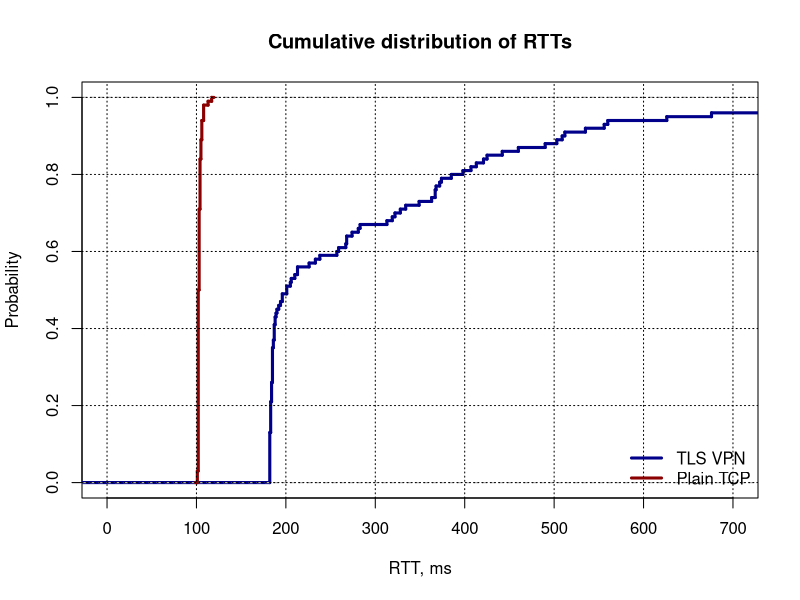

Write R code to recreate this figure.
vpn<-scan("icmp_TLS_VPN.dat");
no_vpn<-scan("icmp_NO_VPN.dat");
summary(vpn);
summary(no_vpn);
pdf("icmp.pdf", height=4);
plot(ecdf(vpn), verticals=T, do.points=F, main="Cumulative distribution of RTTs", xlab="RTT, ms", ylab="Probability", lwd=3, col="dark blue", xlim=c(0, 700));
plot(ecdf(no_vpn), lwd=3, col="dark red", add=T, verticals=T, do.points=F);
grid(col="black");
legend("bottomright", c("TLS VPN", "Plain TCP"), col=c("dark blue", "dark red"), bty="n", lwd=c(3, 3))
dev.off();

